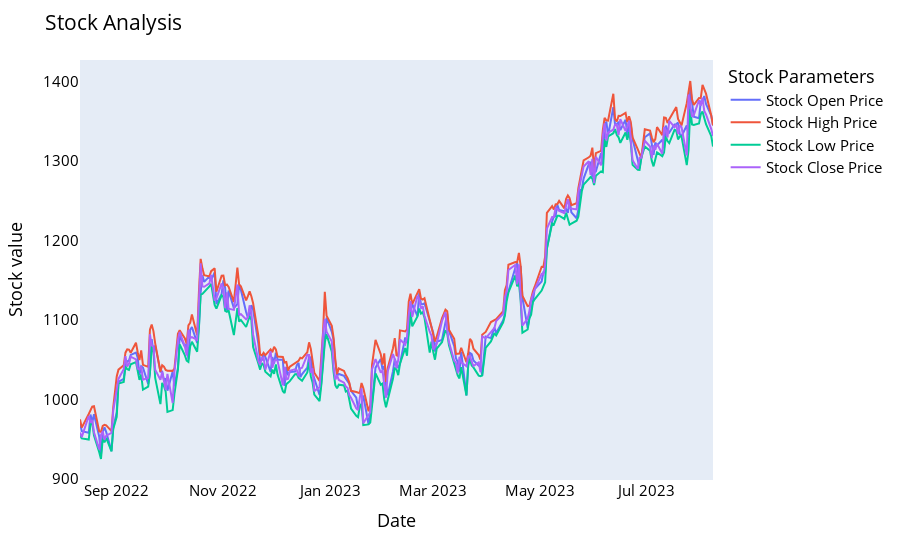

The cell this chart's notebook holds for it:
### Code cell
data=df.iloc[1:].copy()

names = cycle(['Stock Open Price','Stock High Price','Stock Low Price','Stock Close Price'])

fig = px.line(data, x=data.index, y=[data['Open'],data['High'], data['Low'],data['Close']],
             labels={'date': 'Date','value':'Stock value'})
fig.update_layout(title_text='Stock Analysis', font_size=15, font_color='black',legend_title_text='Stock Parameters')
fig.update_xaxes(showgrid=False)
fig.update_yaxes(showgrid=False)
fig.for_each_trace(lambda t:  t.update(name = next(names)))
fig.show()

### Figure 1 — Plotly figure (JSON) as saved in the notebook; plotly's stock layout.template omitted (floating-point values rounded to 4 significant figures; data arrays with more than 128 entries replaced by an {"elided": "..."} marker saying what was removed)
{"data": [{"hovertemplate": "variable=Open<br>Date=%{x}<br>Stock value=%{y}<extra></extra>", "legendgroup": "Open", "line": {"color": "#636efa", "dash": "solid"}, "marker": {"symbol": "circle"}, "mode": "lines", "name": "Stock Open Price", "orientation": "v", "showlegend": true, "type": "scatter", "x": {"elided": "246 str values"}, "xaxis": "x", "y": {"elided": "246 float values"}, "yaxis": "y"}, {"hovertemplate": "variable=High<br>Date=%{x}<br>Stock value=%{y}<extra></extra>", "legendgroup": "High", "line": {"color": "#EF553B", "dash": "solid"}, "marker": {"symbol": "circle"}, "mode": "lines", "name": "Stock High Price", "orientation": "v", "showlegend": true, "type": "scatter", "x": {"elided": "246 str values"}, "xaxis": "x", "y": {"elided": "246 float values"}, "yaxis": "y"}, {"hovertemplate": "variable=Low<br>Date=%{x}<br>Stock value=%{y}<extra></extra>", "legendgroup": "Low", "line": {"color": "#00cc96", "dash": "solid"}, "marker": {"symbol": "circle"}, "mode": "lines", "name": "Stock Low Price", "orientation": "v", "showlegend": true, "type": "scatter", "x": {"elided": "246 str values"}, "xaxis": "x", "y": {"elided": "246 float values"}, "yaxis": "y"}, {"hovertemplate": "variable=Close<br>Date=%{x}<br>Stock value=%{y}<extra></extra>", "legendgroup": "Close", "line": {"color": "#ab63fa", "dash": "solid"}, "marker": {"symbol": "circle"}, "mode": "lines", "name": "Stock Close Price", "orientation": "v", "showlegend": true, "type": "scatter", "x": {"elided": "246 str values"}, "xaxis": "x", "y": {"elided": "246 float values"}, "yaxis": "y"}], "layout": {"font": {"color": "black", "size": 15}, "legend": {"title": {"text": "Stock Parameters"}, "tracegroupgap": 0}, "margin": {"t": 60}, "title": {"text": "Stock Analysis"}, "xaxis": {"anchor": "y", "domain": [0, 1], "showgrid": false, "title": {"text": "Date"}}, "yaxis": {"anchor": "x", "domain": [0, 1], "showgrid": false, "title": {"text": "Stock value"}}}}
